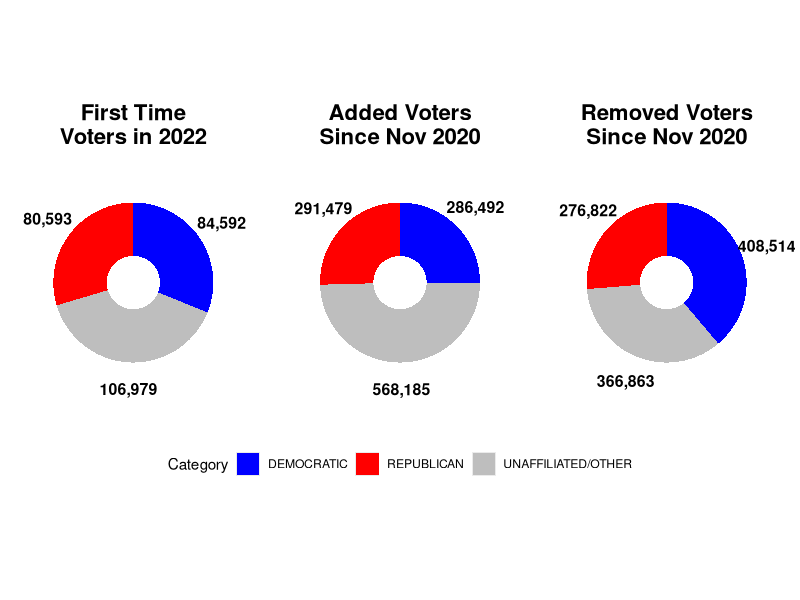

Reproduce this figure in R.
# Load necessary libraries
library(ggplot2)
library(dplyr)
library(gridExtra)
library(scales) # For comma formatting
library(stringr) # For text wrapping

# Data
new_voters <- data.frame(
  Category = c("DEMOCRATIC", "REPUBLICAN", "UNAFFILIATED/OTHER"),
  Total = c(84592, 80593, 106979)
)

added_voters <- data.frame(
  Category = c("DEMOCRATIC", "REPUBLICAN", "UNAFFILIATED/OTHER"),
  Total = c(286492, 291479, 568185)
)

removed_voters <- data.frame(
  Category = c("DEMOCRATIC", "REPUBLICAN", "UNAFFILIATED/OTHER"),
  Total = c(408514, 276822, 366863)
)

# Reorder the Category factor levels
new_voters <- new_voters %>%
  arrange(match(Category, c("DEMOCRATIC", "UNAFFILIATED/OTHER", "REPUBLICAN")))

added_voters <- added_voters %>%
  arrange(match(Category, c("DEMOCRATIC", "UNAFFILIATED/OTHER", "REPUBLICAN")))

removed_voters <- removed_voters %>%
  arrange(match(Category, c("DEMOCRATIC", "UNAFFILIATED/OTHER", "REPUBLICAN")))

# Function to create donut chart without legend
create_donut_chart <- function(data, title, colors) {
  data <- data %>%
    mutate(Fraction = Total / sum(Total),
           ymax = cumsum(Fraction),
           ymin = c(0, head(ymax, n = -1)),
           Label = paste0(comma(Total))) # Use comma formatting
  
  ggplot(data, aes(ymax = ymax, ymin = ymin, xmax = 4, xmin = 2, fill = Category)) +
    geom_rect() +
    coord_polar(theta = "y") +
    xlim(c(1, 5)) + # Adjust xlim to provide more space for text
    theme_void() +
    theme(
      legend.position = "none",
      plot.title = element_text(hjust = 0.5, face = "bold", size = 16), # Center title, make it bold and larger
      plot.margin = margin(t = 55, r = 0, b = 0, l = 0) # Adjust plot margins if needed
    ) +
    geom_text(aes(label = Label, x = 5, y = (ymin + ymax) / 2), size = 4, color = "black", fontface = "bold") + # Adjust x to 5 for further distance and make numbers bold
    scale_fill_manual(values = colors) +
    labs(title = str_wrap(title, width = 15)) # Wrap title text
}

# Define colors
colors <- c("DEMOCRATIC" = "blue", "REPUBLICAN" = "red", "UNAFFILIATED/OTHER" = "gray")

# Create the charts without legends
new_voters_chart <- create_donut_chart(new_voters, "First Time Voters in 2022", colors)
added_voters_chart <- create_donut_chart(added_voters, "Added Voters Since Nov 2020", colors)
removed_voters_chart <- create_donut_chart(removed_voters, "Removed Voters Since Nov 2020", colors)

# Extract the legend from one of the plots
get_legend <- function(plot) {
  tmp <- ggplot_gtable(ggplot_build(plot))
  leg <- which(sapply(tmp$grobs, function(x) x$name) == "guide-box")
  legend <- tmp$grobs[[leg]]
  return(legend)
}

# Create a dummy plot to extract the legend
dummy_plot <- ggplot(new_voters, aes(x = 1, fill = Category)) +
  geom_bar() +
  scale_fill_manual(values = colors) +
  theme(legend.position = "bottom") +
  labs(fill = "Category")

legend <- get_legend(dummy_plot)

# Arrange the plots with a single legend at the bottom
grid.arrange(
  arrangeGrob(new_voters_chart, added_voters_chart, 
              removed_voters_chart, ncol = 3, 
              padding = unit(1, "line")  
  ),
  legend,
  ncol = 1,
  heights = c(8, 1, 2) # Adjust heights to bring the legend closer
)
